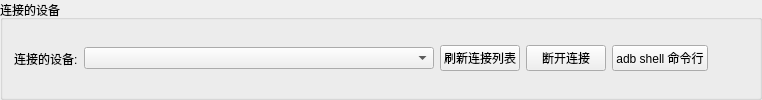
                <widget class="QGroupBox" name="groupBox">
                 <property name="title">
                  <string>连接的设备</string>
                 </property>
                 <layout class="QHBoxLayout" name="horizontalLayout_2">
                  <item>
                   <widget class="QLabel" name="lblDevice">
                    <property name="text">
                     <string>连接的设备:</string>
                    </property>
                   </widget>
                  </item>
                  <item>
                   <widget class="QComboBox" name="deviceCombo">
                    <property name="sizePolicy">
                     <sizepolicy hsizetype="MinimumExpanding" vsizetype="Fixed">
                      <horstretch>5</horstretch>
                      <verstretch>0</verstretch>
                     </sizepolicy>
                    </property>
                    <property name="minimumSize">
                     <size>
                      <width>350</width>
                      <height>0</height>
                     </size>
                    </property>
                   </widget>
                  </item>
                  <item>
                   <widget class="QPushButton" name="btnRefresh">
                    <property name="text">
                     <string>刷新连接列表</string>
                    </property>
                   </widget>
                  </item>
                  <item>
                   <widget class="QPushButton" name="btnDisconnect">
                    <property name="text">
                     <string>断开连接</string>
                    </property>
                   </widget>
                  </item>
                  <item>
                   <widget class="QPushButton" name="cmdBtn">
                    <property name="toolTip">
                     <string>打开 ADB shell 交互式终端</string>
                    </property>
                    <property name="text">
                     <string>adb shell 命令行</string>
                    </property>
                   </widget>
                  </item>
                  <item>
                   <spacer name="horizontalSpacer_device">
                    <property name="orientation">
                     <enum>Qt::Orientation::Horizontal</enum>
                    </property>
                    <property name="sizeHint" stdset="0">
                     <size>
                      <width>40</width>
                      <height>20</height>
                     </size>
                    </property>
                   </spacer>
                  </item>
                 </layout>
                </widget>
